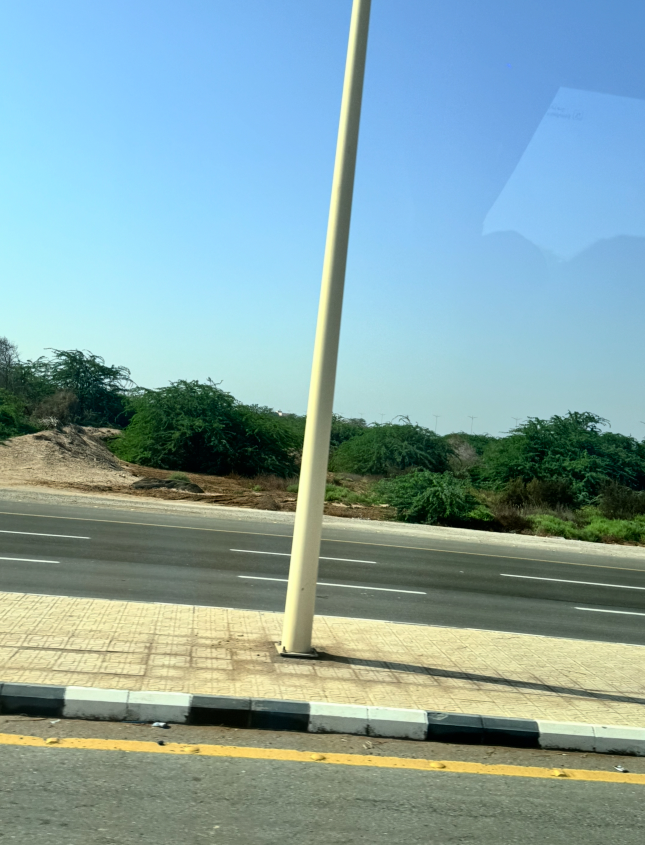
#> input picture RAYYAN/data/processed/images/originals/rabigh_kaec/IMG_1762.PNG, 1290 x 1690 px (shown at 1/2 size); its folder holds only this picture in this run
$ python main.py
#> lines starting #> are read from the running program, lines starting #| are printed output that depends on the picture; after the words box and inside, x2 and y2 are one past the last pixel; in counts of white or black regions, pixels touching at a corner belong together
### RAYYAN/image_processing/scanner.py
"""فحص المجلد الرئيسي وكل المجلدات الفرعية وحصر الصور. قراءة فقط — لا يغيّر أي ملف.

ملف «X_converted.jpg» الموجود بجانب «X.HEIC» نسخة مشتقة أنشأها المشروع سابقًا (scripts/heic_to_jpeg.py)،
فلا يُعدّ صورة مستقلة؛ يُحفظ كبديل لقراءة HEIC إن لم تتوفر pillow-heif أو ffmpeg.
"""
from __future__ import annotations

import json
from dataclasses import dataclass, field
from pathlib import Path

SUPPORTED = {".png": "PNG", ".jpg": "JPEG", ".jpeg": "JPEG", ".heic": "HEIC", ".heif": "HEIC"}
CONVERTED_SUFFIX = "_converted.jpg"


@dataclass
class ScanResult:
    images: list[Path]                                      # الصور الأصلية المدعومة
    skipped: list[Path]                                     # ملفات أخرى — تُذكر في التقرير فقط
    derived: dict[Path, Path] = field(default_factory=dict)  # HEIC ← نسخته JPEG المحوّلة سابقًا
    groups: dict[str, str] = field(default_factory=dict)     # اسم الصورة ← المجموعة (من manifest.json)


def _heic_sibling(p: Path) -> Path | None:
    if not p.name.lower().endswith(CONVERTED_SUFFIX):
        return None
    stem = p.name[: -len(CONVERTED_SUFFIX)]
    for ext in (".HEIC", ".heic", ".HEIF", ".heif"):
        if (p.parent / (stem + ext)).is_file():
            return p.parent / (stem + ext)
    return None


def load_groups(root: Path) -> dict[str, str]:
    """يقرأ manifest.json (إن وُجد في المجلد أو أعلاه مباشرة) لربط كل صورة بمجموعتها."""
    for m in (root / "manifest.json", root.parent / "manifest.json"):
        if m.is_file():
            try:
                return {Path(e["original_file"]).name: e.get("group", "") for e in json.loads(m.read_text(encoding="utf-8"))}
            except (ValueError, KeyError, TypeError):
                return {}
    return {}


def scan(root: Path) -> ScanResult:
    if not root.is_dir():
        raise FileNotFoundError(f"المجلد غير موجود: {root}")
    images, skipped, derived = [], [], {}
    for p in sorted(root.rglob("*")):
        if not p.is_file() or p.name.startswith("."):
            continue
        heic = _heic_sibling(p)
        if heic is not None:
            derived[heic] = p
        elif p.suffix.lower() in SUPPORTED:
            images.append(p)
        else:
            skipped.append(p)
    return ScanResult(images, skipped, derived, load_groups(root))

### RAYYAN/image_processing/loader.py
"""تحميل صورة كمصفوفة NumPy بشكل (الارتفاع، العرض، 3) ونوع uint8.

PNG و JPG عبر Pillow. HEIC بالترتيب: pillow-heif إن كانت مثبتة ← heic.py عبر ffmpeg ←
النسخة «_converted.jpg» التي أنشأها المشروع سابقًا بجانب الأصل (بنفس الأبعاد الكاملة).
"""
from __future__ import annotations

import shutil
from pathlib import Path

import numpy as np
from PIL import Image, ImageOps

try:  # الطريقة المفضلة لـ HEIC
    from pillow_heif import register_heif_opener
    register_heif_opener()
#> (this line was passed over: pillow_heif is not available in this run)
    HEIF_BACKEND = "pillow-heif"
except ImportError:
    HEIF_BACKEND = "ffmpeg" if shutil.which("ffmpeg") else "converted-jpg"


def _open(path: Path) -> Image.Image:
    with Image.open(path) as im:
        img = ImageOps.exif_transpose(im)  # تصحيح اتجاه صور الجوال
        img.load()
    return img


def load_image(path: Path, fallback: Path | None = None) -> tuple[np.ndarray, str]:
    """يعيد (مصفوفة RGB uint8، طريقة القراءة). يرفع ValueError إن تعذرت القراءة.
    fallback: نسخة JPEG محوّلة سابقًا تُستخدم لـ HEIC إن لم تتوفر طريقة فك مباشرة."""
    is_heic = path.suffix.lower() in (".heic", ".heif")
    try:
        if not is_heic or HEIF_BACKEND == "pillow-heif":
            img, how = _open(path), ("pillow-heif" if is_heic else "pillow")
        elif HEIF_BACKEND == "ffmpeg":
            from heic import read_heic
            img, how = read_heic(path), "ffmpeg"
        elif fallback is not None:
            img, how = _open(fallback), f"converted-jpg ({fallback.name})"
        else:
            raise RuntimeError("صيغة HEIC تحتاج pillow-heif (pip install pillow-heif) أو ffmpeg أو نسخة _converted.jpg")
        return np.asarray(img.convert("RGB"), dtype=np.uint8), how
    except Exception as e:  # أي ملف تالف أو صيغة لا تُقرأ
        raise ValueError(f"تعذرت قراءة {path.name}: {e}") from e

### RAYYAN/image_processing/processing.py
"""عمليات المصفوفات على الصور (NumPy). كل الدوال تأخذ مصفوفة وتعيد مصفوفة جديدة ولا تعدل المدخلات."""
from __future__ import annotations

import numpy as np
from PIL import Image


def to_grayscale(rgb: np.ndarray) -> np.ndarray:
    """تدرج رمادي بأوزان ITU-R BT.601، يعيد uint8 بشكل (H, W)."""
    gray = rgb[..., :3].astype(np.float32) @ np.array([0.299, 0.587, 0.114], dtype=np.float32)
    return np.clip(gray, 0, 255).astype(np.uint8)


def normalize(rgb: np.ndarray) -> np.ndarray:
    """تحويل القيم من 0–255 إلى 0–1 بنوع float32."""
    return rgb.astype(np.float32) / 255.0


def fit_to_square(rgb: np.ndarray, size: int = 512) -> np.ndarray:
    """توحيد الأبعاد: تصغير مع الحفاظ على النسبة ثم حشو بالأسود حتى (size, size, 3).
    يسمح بجمع صور مختلفة الأبعاد في مصفوفة واحدة دون تشويه."""
    h, w = rgb.shape[:2]
    scale = size / max(h, w)
    nh, nw = max(1, round(h * scale)), max(1, round(w * scale))
    small = np.asarray(Image.fromarray(rgb).resize((nw, nh), Image.LANCZOS))
    out = np.zeros((size, size, 3), dtype=np.uint8)
    top, left = (size - nh) // 2, (size - nw) // 2
    out[top:top + nh, left:left + nw] = small
    return out


def green_mask(rgb: np.ndarray, threshold: float = 0.10) -> np.ndarray:
    """قناع الغطاء الأخضر بمؤشر Excess Green: ExG = 2g − r − b على الإحداثيات اللونية المطبَّعة.
    الحد 0.10 اختير بمقارنة بصرية على صور المجلد: 0.05 كان يعدّ الطريق والرصيف أخضر.
    يعيد مصفوفة منطقية (H, W): True = بكسل نباتي."""
    x = rgb.astype(np.float32)
    total = x.sum(axis=2) + 1e-6
    r, g, b = (x[..., i] / total for i in range(3))
    return (2 * g - r - b) > threshold


def sobel_edges(gray: np.ndarray) -> np.ndarray:
    """كشف الحواف بمرشح Sobel مكتوب بعمليات المصفوفات فقط. يعيد uint8 (H, W)."""
    g = np.pad(gray.astype(np.float32), 1, mode="edge")
    gx = (g[:-2, 2:] + 2 * g[1:-1, 2:] + g[2:, 2:]) - (g[:-2, :-2] + 2 * g[1:-1, :-2] + g[2:, :-2])
    gy = (g[2:, :-2] + 2 * g[2:, 1:-1] + g[2:, 2:]) - (g[:-2, :-2] + 2 * g[:-2, 1:-1] + g[:-2, 2:])
    mag = np.hypot(gx, gy)
    return (mag / (mag.max() + 1e-6) * 255).astype(np.uint8)


def image_stats(rgb: np.ndarray) -> dict:
    """إحصاءات المصفوفة: الأبعاد، متوسط وانحراف كل قناة، السطوع، التباين، نسبة الغطاء الأخضر."""
    x = rgb.astype(np.float32)
    gray = to_grayscale(rgb).astype(np.float32)
    mean, std = x.mean(axis=(0, 1)), x.std(axis=(0, 1))
    return {
        "height": int(rgb.shape[0]), "width": int(rgb.shape[1]),
        "mean_r": round(float(mean[0]), 2), "mean_g": round(float(mean[1]), 2), "mean_b": round(float(mean[2]), 2),
        "std_r": round(float(std[0]), 2), "std_g": round(float(std[1]), 2), "std_b": round(float(std[2]), 2),
        "brightness": round(float(gray.mean()), 2), "contrast": round(float(gray.std()), 2),
        "green_cover_pct": round(float(green_mask(rgb).mean() * 100), 2),
    }

### RAYYAN/image_processing/main.py
"""
معالجة صور مشروع ريّان كمصفوفات NumPy.

    python main.py                                   # الصور من data/processed/images/originals والنتائج في ./output
    python main.py "مسار مجلد صور آخر" -o results --size 256

لكل صورة: تحميل → مصفوفة RGB → رمادي، قناع الغطاء الأخضر، الحواف، نسخة موحدة المقاس.
النتائج في مجلد الإخراج فقط؛ الملفات الأصلية تُقرأ ولا تُعدَّل أبدًا (يُتحقق من بصمتها SHA-256 قبل وبعد).
"""
from __future__ import annotations

import argparse
import csv
import hashlib
import json
import sys
import time
from pathlib import Path

import numpy as np
from PIL import Image

HERE = Path(__file__).resolve().parent
sys.path.insert(0, str(HERE))
from loader import HEIF_BACKEND, load_image  # noqa: E402
from processing import fit_to_square, green_mask, image_stats, normalize, sobel_edges, to_grayscale  # noqa: E402
from scanner import SUPPORTED, scan  # noqa: E402

DEFAULT_SOURCE = HERE.parent / "data" / "processed" / "images" / "originals"
DEFAULT_OUTPUT = HERE / "output"


def fingerprints(root: Path) -> dict[str, str]:
    return {str(p.relative_to(root)): hashlib.sha256(p.read_bytes()).hexdigest()
            for p in sorted(root.rglob("*")) if p.is_file()}


def save_png(arr: np.ndarray, path: Path) -> None:
    path.parent.mkdir(parents=True, exist_ok=True)
    Image.fromarray(arr).save(path)


def run(src: Path, out: Path, size: int = 512) -> dict:
    src, out = src.resolve(), out.resolve()
    if out == src or src in out.parents:
        raise ValueError("مجلد الإخراج يجب أن يكون خارج مجلد الصور الأصلية حتى لا يُعدَّل")
    t0 = time.time()
    found = scan(src)
    before = fingerprints(src)
    print(f"وُجدت {len(found.images)} صورة و{len(found.skipped)} ملفًا غير مدعوم في {src.name}")

    rows, batch, names, errors = [], [], [], []
    for i, path in enumerate(found.images, 1):
        rel = path.relative_to(src)
        try:
            rgb, how = load_image(path, found.derived.get(path))
        except ValueError as e:
            errors.append({"file": str(rel), "error": str(e)})
            print(f"  [{i}] ✗ {rel} — {e}")
            continue
        base = out / "processed" / rel.parent / path.stem
        gray = to_grayscale(rgb)
        square = fit_to_square(rgb, size)
        save_png(gray, base / "gray.png")
        save_png(green_mask(rgb).astype(np.uint8) * 255, base / "green_mask.png")
        save_png(sobel_edges(gray), base / "edges.png")
        save_png(square, base / f"resized_{size}.png")
        batch.append(square)
        names.append(str(rel))
        rows.append({"file": str(rel), "group": found.groups.get(path.name, rel.parts[0] if len(rel.parts) > 1 else ""),
                     "format": SUPPORTED[path.suffix.lower()], "read_with": how, **image_stats(rgb)})
        print(f"  [{i}] ✓ {rel}  {rgb.shape[1]}×{rgb.shape[0]}  أخضر {rows[-1]['green_cover_pct']}%")

    out.mkdir(parents=True, exist_ok=True)
    if batch:
        stack = np.stack(batch)                                # (N, size, size, 3) uint8
        np.save(out / "images_uint8.npy", stack)
        np.save(out / "images_float32.npy", normalize(stack))  # (N, size, size, 3) بين 0 و1
        (out / "images_index.json").write_text(json.dumps(names, ensure_ascii=False, indent=1), encoding="utf-8")
    if rows:
        with open(out / "report.csv", "w", newline="", encoding="utf-8-sig") as f:
            w = csv.DictWriter(f, fieldnames=list(rows[0].keys()))
            w.writeheader(); w.writerows(rows)
    originals_unchanged = fingerprints(src) == before
    summary = {"source": str(src), "images_found": len(found.images), "processed": len(rows), "failed": errors,
               "unsupported_skipped": [str(p.relative_to(src)) for p in found.skipped],
               "heic_derived_copies": {str(k.relative_to(src)): str(v.relative_to(src)) for k, v in found.derived.items()},
               "heic_backend": HEIF_BACKEND, "batch_shape": list(stack.shape) if batch else None,
               "originals_unchanged": originals_unchanged, "seconds": round(time.time() - t0, 1)}
    (out / "summary.json").write_text(json.dumps(summary, ensure_ascii=False, indent=1), encoding="utf-8")
    print(f"\nعولجت {len(rows)} من {len(found.images)} صورة في {summary['seconds']} ث"
          f"{'، فشل ' + str(len(errors)) if errors else ''}. الأصول سليمة: {'نعم' if originals_unchanged else 'لا!'}."
          f" النتائج في: {out}")
    return summary


def main() -> None:
    ap = argparse.ArgumentParser(description="معالجة صور مشروع ريّان كمصفوفات NumPy")
    ap.add_argument("source", type=Path, nargs="?", default=DEFAULT_SOURCE,
                    help="مجلد الصور الرئيسي (افتراضيًا data/processed/images/originals)")
    ap.add_argument("-o", "--output", type=Path, default=DEFAULT_OUTPUT, help="مجلد النتائج (افتراضيًا image_processing/output)")
    ap.add_argument("--size", type=int, default=512, help="المقاس الموحد للمصفوفة المجمعة (افتراضيًا 512)")
    a = ap.parse_args()
    try:
        run(a.source, a.output, a.size)
#> pass 2 of the loop in scan, `for p in sorted(root.rglob("*")):`:
#> in _open, im is the input picture: PIL image 1290x1690 RGB; mean R, G, B 133.2, 163.8, 165.3
#> in load_image, `img, how = _open(path), ("pillow-heif" if is_heic else "pillow")`: how = 'pillow'
#> in to_grayscale, `gray = rgb[..., :3].astype(np.float32) @ np.array([0.299, 0.587, 0.114..`:
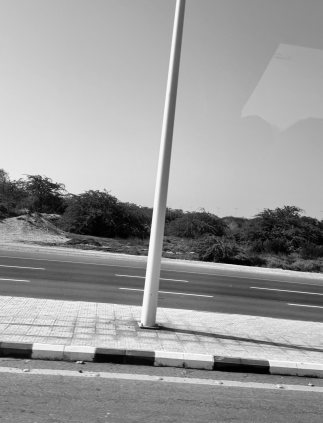
#> gray: shape (1690, 1290) float32 (shown at 1/4 size); min 0, max 254.8, mean 154.8
#> in fit_to_square, `out[top:top + nh, left:left + nw] = small`:
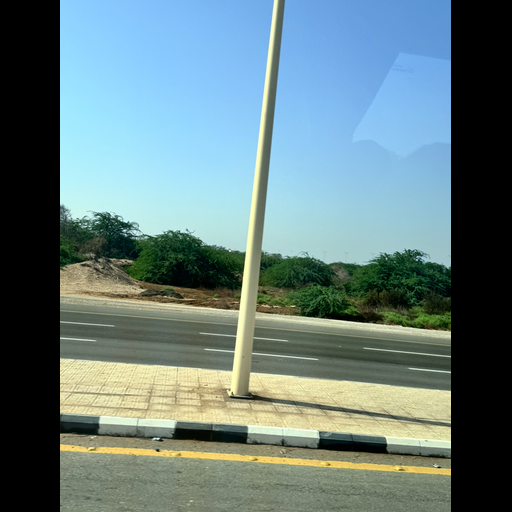
#> out: shape (512, 512, 3); mean R, G, B 101.7, 125.1, 126.3
#> in green_mask, `r, g, b = (x[..., i] / total for i in range(3))`:
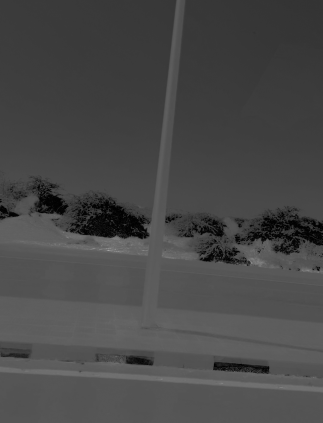
#> r: shape (1690, 1290) float32 (shown at 1/4 size); min 0, max 1, mean 0.284
#> in green_mask, `r, g, b = (x[..., i] / total for i in range(3))`:
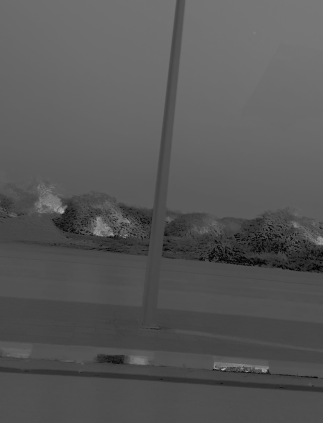
#> b: shape (1690, 1290) float32 (shown at 1/4 size); min 0, max 1, mean 0.343
#> in green_mask, `return (2 * g - r - b) > threshold`:
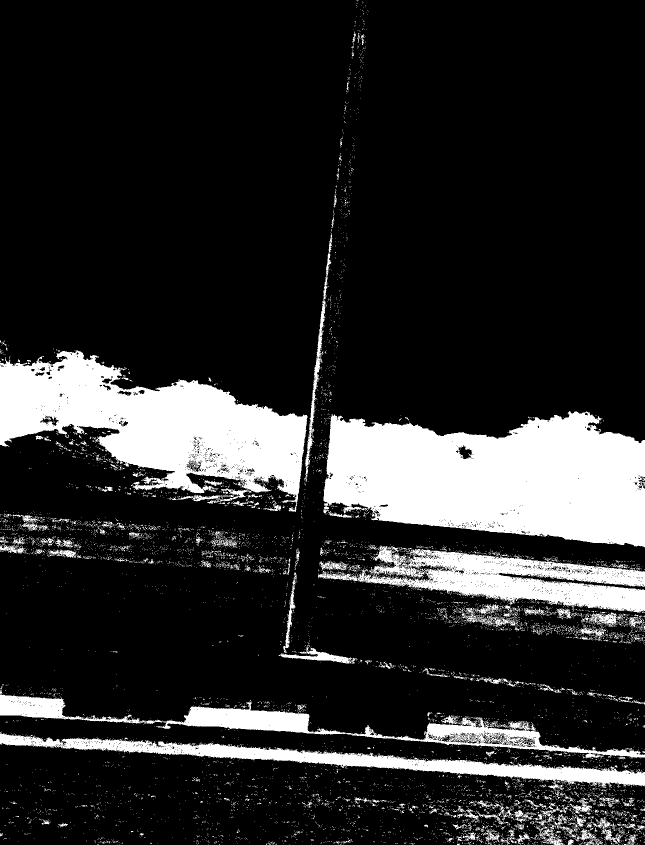
#> returned value: shape (1690, 1290) bool (shown at 1/2 size); 16.8% white; 7481 white regions (7233 under 20 px), largest, box (x1, y1, x2, y2) and area: (647, 822, 1290, 1095) 129341, (0, 701, 615, 1024) 96069, (636, 1089, 1290, 1225) 38066
#> in sobel_edges, `gy = (g[2:, :-2] + 2 * g[2:, 1:-1] + g[2:, 2:]) - (g[:-2, :-2] + 2 * g..`:
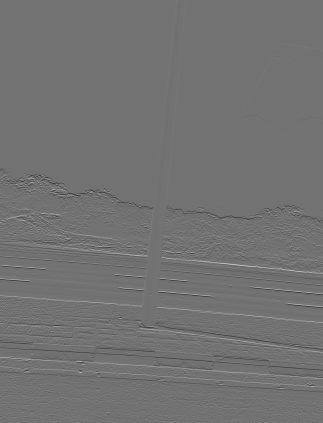
#> gy: shape (1690, 1290) float32 (shown at 1/4 size); min -673, max 829, mean -0.2; drawn with min black and max white
#> in sobel_edges, `mag = np.hypot(gx, gy)`:
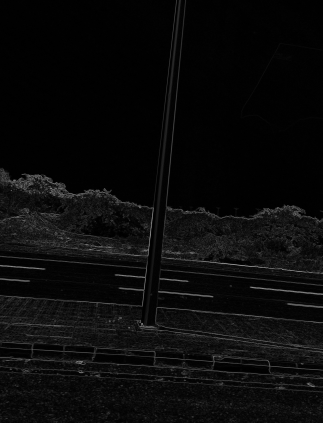
#> mag: shape (1690, 1290) float32 (shown at 1/4 size); min 0, max 832.2, mean 35.3; drawn with min black and max white
#> in image_stats, `mean, std = x.mean(axis=(0, 1)), x.std(axis=(0, 1))`: mean = [133.3, 163.7, 165.5]; std = [55.69, 59.59, 78.29]
#|   [1] ✓ rabigh_kaec/IMG_1762.PNG  1290×1690  أخضر 16.81%
#> pass 2 of the loop in run, `for i, path in enumerate(found.images, 1):`:
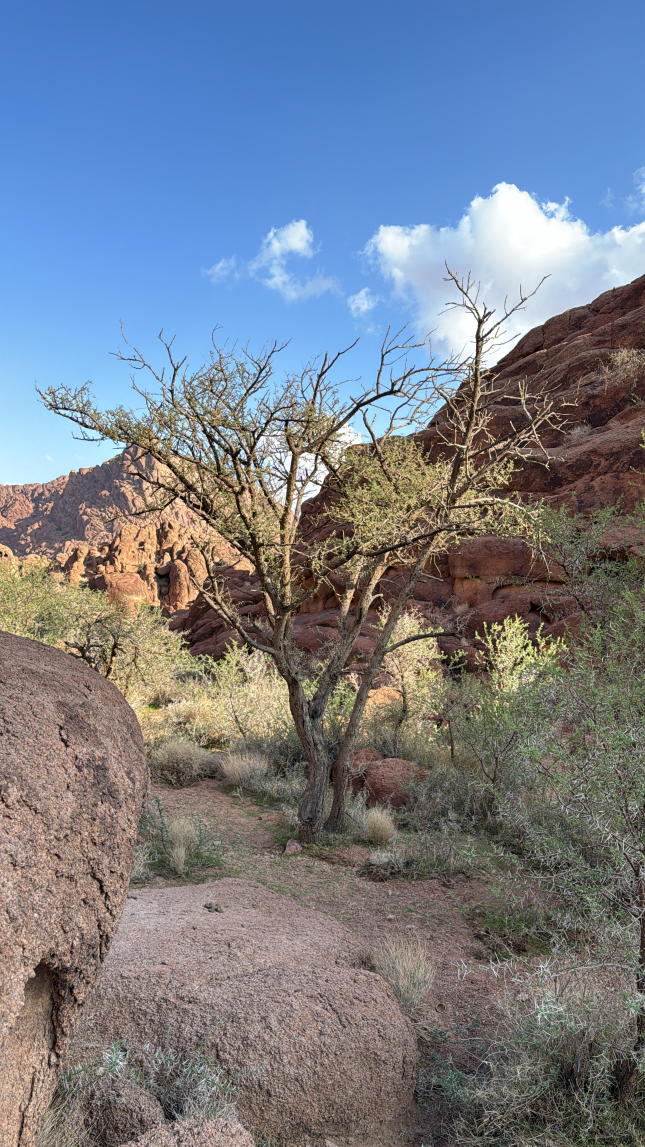
#> input picture RAYYAN/data/processed/images/originals/unlabeled/C400E232-ED77-4BBE-AF55-621C54A33A4C.jpg, 1290 x 2293 px (shown at 1/2 size)
#> in _open, im is the input picture: PIL image 1290x2293 RGB; mean R, G, B 118.6, 126.1, 138.8
#> small: shape (512, 288, 3)
#> x: shape (2293, 1290, 3) float32
#> total: shape (2293, 1290) float32
#> r: shape (2293, 1290) float32
#> b: shape (2293, 1290) float32
#> in green_mask (call 3), `return (2 * g - r - b) > threshold`:
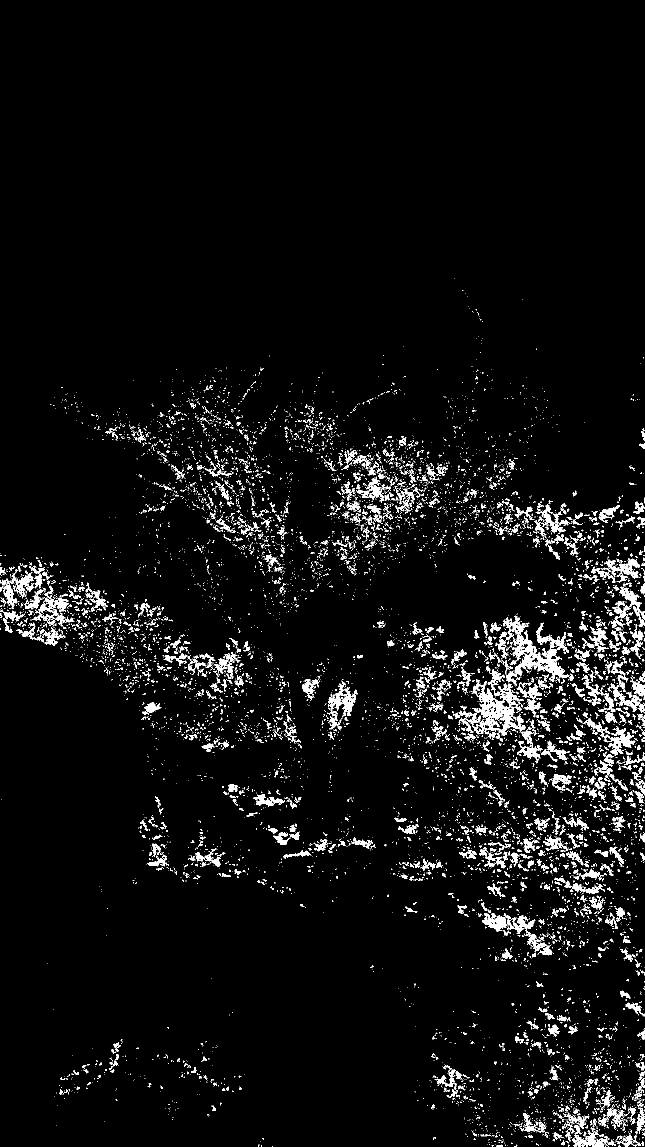
#> returned value: shape (2293, 1290) bool (shown at 1/2 size); 4.7% white; 9962 white regions (8924 under 20 px), largest, box (x1, y1, x2, y2) and area: (917, 1359, 1086, 1527) 6197, (996, 1231, 1148, 1373) 6173, (1165, 1435, 1271, 1512) 1737
#> gx: shape (2293, 1290) float32
#> gy: shape (2293, 1290) float32
#> in sobel_edges (call 2), `mag = np.hypot(gx, gy)`:
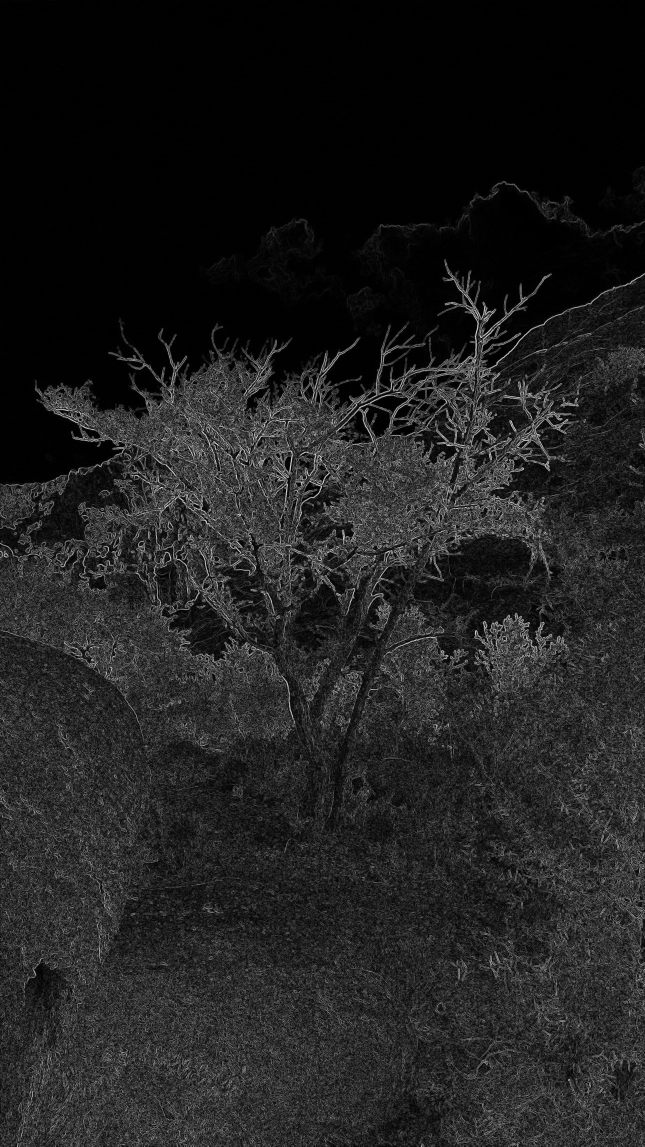
#> mag: shape (2293, 1290) float32 (shown at 1/2 size); min 0, max 846.1, mean 107.8; drawn with min black and max white
#|   [2] ✓ unlabeled/C400E232-ED77-4BBE-AF55-621C54A33A4C.jpg  1290×2293  أخضر 4.66%
#| عولجت 2 من 2 صورة في 7.3 ث. الأصول سليمة: نعم. النتائج في: RAYYAN/image_processing/output
    except (FileNotFoundError, ValueError) as e:
        sys.exit(f"خطأ: {e}")


if __name__ == "__main__":
    main()
